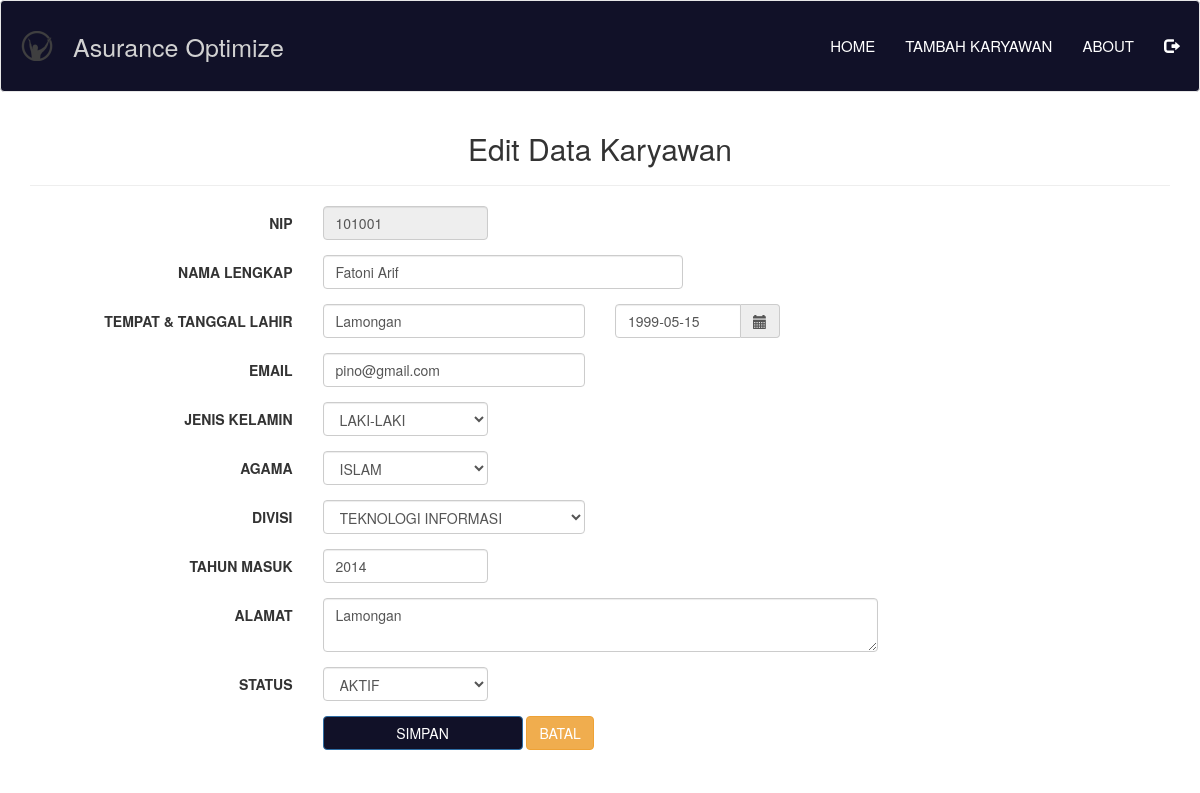
/edit.php?nip=101001 (signed in), run on the app's committed database.
### tables this page shows
CREATE TABLE `karyawan` (
  `nip` int(11) NOT NULL,
  `nama` varchar(50) NOT NULL,
  `tempat_lahir` varchar(20) NOT NULL,
  `tanggal_lahir` date NOT NULL,
  `email` varchar(50) NOT NULL,
  `jenis_kelamin` varchar(20) NOT NULL,
  `agama` varchar(20) NOT NULL,
  `divisi` varchar(30) NOT NULL,
  `tahun_masuk` varchar(255) NOT NULL,
  `alamat` varchar(100) NOT NULL,
  `foto` varchar(100) NOT NULL,
  `status` int(1) NOT NULL
);

### edit.php (the view, shortened to what this page needs)
<?php
include("koneksi.php");
?>
<!DOCTYPE html>
<html lang="en">
<head>
	<link href="css/bootstrap.min.css" rel="stylesheet">
	<link href="css/bootstrap-datepicker.css" rel="stylesheet">
	<link rel="stylesheet" type="text/css" href="style.css">
</head>
<body>
	<nav class="navbar navbar-default">
		<div class="navbar-header">
			<table>
				<tr>
					<td><img src="avatar/logo.jpg" class="img-responsive" style="max-height:30px"> </td>
					<td><a class="navbar-brand" href="#">Asurance Optimize</a></td>
				</tr>
			</table>
		</div>
		<ul class="nav navbar-nav navbar-right">
			<li><a href="index.php">HOME</a></li>
  			<li><a href="add.php">TAMBAH KARYAWAN</a></li>
  			<li><a href="about.php">ABOUT</a></li>
  			<li><a href="logout.php" onclick="return confirm('Yakin akan keluar dari halaman web?')"><span class="glyphicon glyphicon-log-out" aria-hidden="true"></span></a></li>
  		</ul>
  </nav>
	<div class="container">
		<div class="content">
			<h2><center>Edit Data Karyawan</center></h2>
			<hr />
			<?php
			$nip = $_GET['nip'];
			$sql = mysqli_query($koneksi, "SELECT * FROM karyawan WHERE nip='$nip'");
			if(mysqli_num_rows($sql) == 0){
				header("Location: index.php");
			}else{
				$row = mysqli_fetch_assoc($sql);
			}
			?>
			<form class="form-horizontal" action="" method="post">
				<div class="form-group">
					<label class="col-sm-3 control-label">NIP</label>
					<div class="col-sm-2">
						<input type="text" name="nip" class="form-control" value="<?php echo $row['nip']; ?>" placeholder="NIP" disabled>
					</div>
				</div>
				<div class="form-group">
					<label class="col-sm-3 control-label">NAMA LENGKAP</label>
					<div class="col-sm-4">
						<input type="text" name="nama" class="form-control" value="<?php echo $row['nama']; ?>" placeholder="NAMA LENGKAP" required>
					</div>
				</div>
				<div class="form-group">
					<label class="col-sm-3 control-label">TEMPAT & TANGGAL LAHIR</label>
					<div class="col-sm-3">
						<input type="text" name="tmp" class="form-control" value="<?php echo $row['tempat_lahir']; ?>" placeholder="TEMPAT LAHIR" required>
					</div>
					<div class="col-sm-2">
						<div class="input-group date" data-provide="datepicker">
							<input type="text" name="tgl" class="form-control" value="<?php echo $row['tanggal_lahir']; ?>" placeholder="0000-00-00">
							<div class="input-group-addon">
								<span class="glyphicon glyphicon-calendar"></span>
							</div>
						</div>
					</div>
				</div>
				<div class="form-group">
					<label class="col-sm-3 control-label">EMAIL</label>
					<div class="col-sm-3">
						<input type="email" name="email" class="form-control" value="<?php echo $row['email']; ?>" placeholder="EMAIL" required>
					</div>
				</div>
				<div class="form-group">
					<label class="col-sm-3 control-label">JENIS KELAMIN</label>
					<div class="col-sm-2">
						<select name="jk" class="form-control" required>
							<option value="Laki-Laki" <?php if($row['jenis_kelamin'] == 'Laki-Laki'){ echo 'selected'; } ?>>LAKI-LAKI</option>
						</select>
					</div>
				</div>
				<div class="form-group">
					<label class="col-sm-3 control-label">AGAMA</label>
					<div class="col-sm-2">
						<select name="agama" class="form-control">
							<option value="Islam" <?php if($row['agama'] == 'Islam'){ echo 'selected'; } ?>>ISLAM</option>
						</select>
					</div>
				</div>
				<div class="form-group">
					<label class="col-sm-3 control-label">DIVISI</label>
					<div class="col-sm-3">
						<select name="divisi" class="form-control">
							<option value="Teknologi Informasi" <?php if($row['divisi'] == 'Teknologi Informasi'){ echo 'selected'; } ?>>TEKNOLOGI INFORMASI</option>
						</select>
					</div>
				</div>
				<div class="form-group">
					<label class="col-sm-3 control-label">TAHUN MASUK</label>
					<div class="col-sm-2">
						<input type="text" name="tahun_masuk" class="form-control" value="<?php echo $row['tahun_masuk']; ?>" placeholder="TAHUN MASUK">
					</div>
				</div>
				<div class="form-group">
					<label class="col-sm-3 control-label">ALAMAT</label>
					<div class="col-sm-6">
						<textarea name="alamat" class="form-control" placeholder="ALAMAT"><?php echo $row['alamat']; ?></textarea>
					</div>
				</div>
				<div class="form-group">
					<label class="col-sm-3 control-label">STATUS</label>
					<div class="col-sm-2">
						<select name="status" class="form-control" required>
							<option value="1" <?php if($row['status'] == '1'){ echo 'selected'; } ?>>AKTIF</option>
						</select>
					</div>
				</div>
				<div class="form-group">
					<label class="col-sm-3 control-label">&nbsp;</label>
					<div class="col-sm-6">
						<input type="submit" name="save" class="btn btn-primary" value="SIMPAN">
						<a href="index.php" class="btn btn-warning">BATAL</a>
					</div>
				</div>
			</form>
		</div>
	</div>
</body>
</html>

### style.css (style rules this page uses)
.navbar-default { padding: 20px; background-color: #111128; width: 100%; }
.navbar-default .navbar-nav > li > a { color: white; font-size: 15px; }
.navbar-default .navbar-header .navbar-brand { color: #D1D1D1; font-size: 25px; margin-left: 5px; margin-right: 5px; }
input[type="submit"] { background-color:#111128; color:white; width:200px; }

### edit.php (style rules this page uses)
.content { margin-top: 0px; }

### data on the page
karyawan: nip "101001", nama "Fatoni Arif", tmp "Lamongan", tgl "1999-05-15", email "pino@gmail.com", jk "LAKI-LAKI", agama "ISLAM", divisi "TEKNOLOGI INFORMASI", tahun_masuk "2014", alamat "Lamongan", status "AKTIF"
